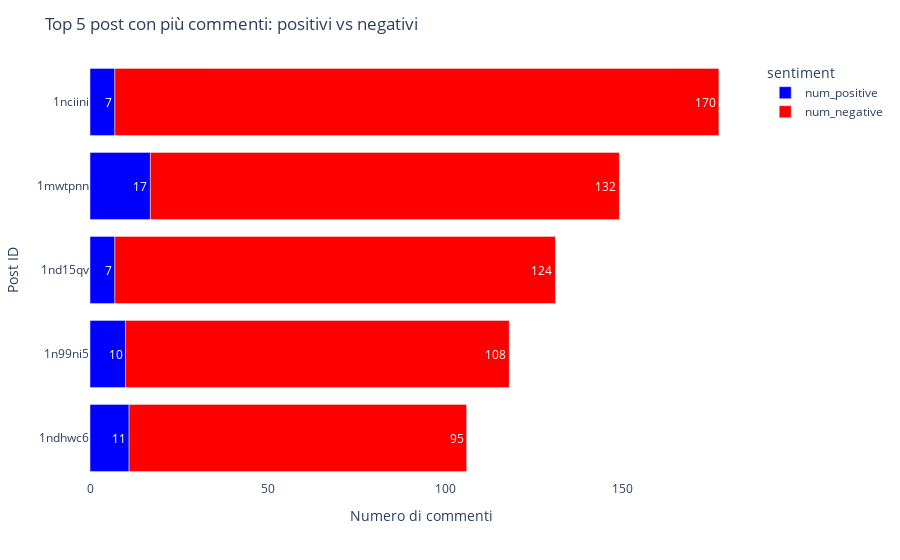

This figure's notebook cell:
### Code cell
# calcola numero di commenti positivi e negativi
df['num_positive'] = (df['pct_positive'] * df['num_comments'] / 100).round().astype(int)
df['num_negative'] = (df['pct_negative'] * df['num_comments'] / 100).round().astype(int)

# prendi i 5 post con più commenti
top5 = df.nlargest(5, 'num_comments').copy()

df_long = top5.melt(
    id_vars=['post_id'],
    value_vars=['num_positive', 'num_negative'],
    var_name='sentiment',
    value_name='count'
)

# colori
color_map = {'num_positive': 'blue', 'num_negative': 'red'}

# crea bar chart orizzontale
fig = px.bar(
    df_long,
    y='post_id',
    x='count',
    color='sentiment',
    orientation='h',
    text='count',
    color_discrete_map=color_map,
    barmode='relative'  # barre divise per lato
)

fig.update_layout(
    title="Top 5 post con più commenti: positivi vs negativi",
    xaxis_title="Numero di commenti",
    yaxis_title="Post ID",
    yaxis={'categoryorder':'total ascending'},
    plot_bgcolor='white',
    paper_bgcolor='white',
    showlegend=True
)

fig.show()  # solo per notebook

### Figure 1 — Plotly figure (JSON) as saved in the notebook; plotly's stock layout.template omitted (floating-point values rounded to 4 significant figures)
{"data": [{"hovertemplate": "sentiment=num_positive<br>count=%{text}<br>post_id=%{y}<extra></extra>", "legendgroup": "num_positive", "marker": {"color": "blue", "pattern": {"shape": ""}}, "name": "num_positive", "orientation": "h", "showlegend": true, "text": [17.0, 7.0, 10.0, 11.0, 7.0], "textposition": "auto", "type": "bar", "x": [17, 7, 10, 11, 7], "xaxis": "x", "y": ["1mwtpnn", "1nciini", "1n99ni5", "1ndhwc6", "1nd15qv"], "yaxis": "y"}, {"hovertemplate": "sentiment=num_negative<br>count=%{text}<br>post_id=%{y}<extra></extra>", "legendgroup": "num_negative", "marker": {"color": "red", "pattern": {"shape": ""}}, "name": "num_negative", "orientation": "h", "showlegend": true, "text": [132.0, 170.0, 108.0, 95.0, 124.0], "textposition": "auto", "type": "bar", "x": [132, 170, 108, 95, 124], "xaxis": "x", "y": ["1mwtpnn", "1nciini", "1n99ni5", "1ndhwc6", "1nd15qv"], "yaxis": "y"}], "layout": {"barmode": "relative", "legend": {"title": {"text": "sentiment"}, "tracegroupgap": 0}, "margin": {"t": 60}, "paper_bgcolor": "white", "plot_bgcolor": "white", "showlegend": true, "title": {"text": "Top 5 post con più commenti: positivi vs negativi"}, "xaxis": {"anchor": "y", "domain": [0, 1], "title": {"text": "Numero di commenti"}}, "yaxis": {"anchor": "x", "categoryorder": "total ascending", "domain": [0, 1], "title": {"text": "Post ID"}}}}
